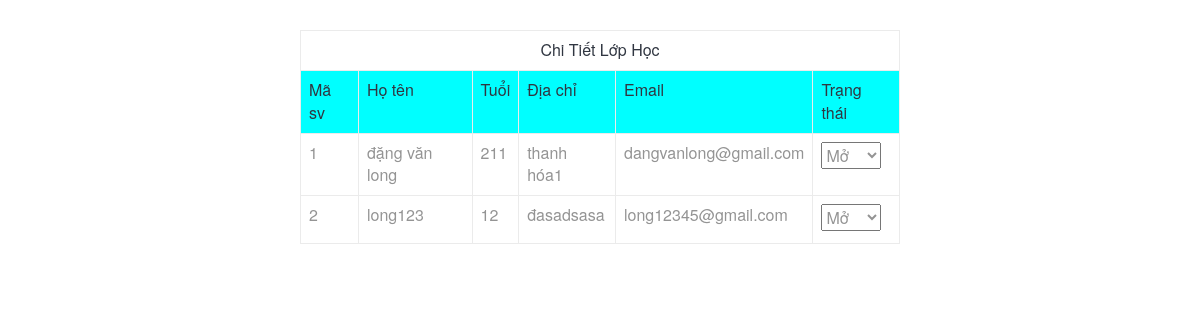
/detail-class?class_id=1 (signed in), run on an earlier commit of the app's database.
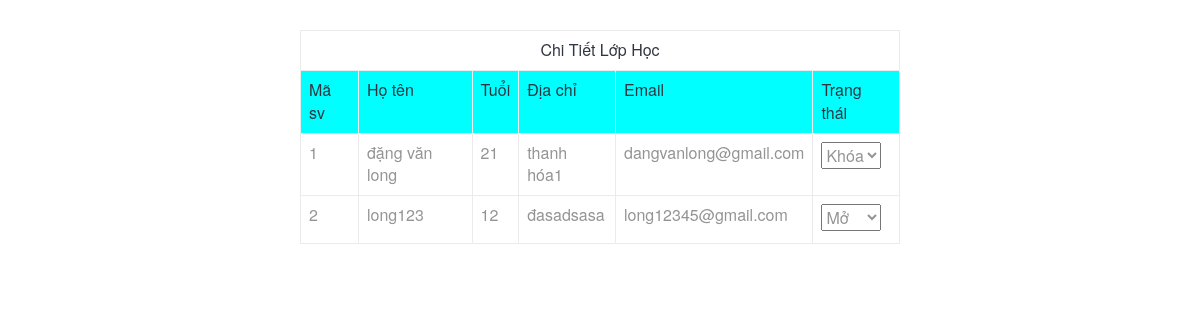
And on a later commit of the database.
### app/models.py (models this page shows, shortened)
class Student(UserMixin,db.Model):
    id = db.Column(db.Integer, primary_key=True)
    name = db.Column(db.String(64), nullable = False)
    age = db.Column(db.Integer, nullable = True)
    address = db.Column(db.String(64), nullable = True)
    email = db.Column(db.String(120), index=True, unique=True, nullable = False)
    password = db.Column(db.String(128), nullable = False)
    active = db.Column(db.Boolean,  default=True)

### app/routes_class.py (the view)
@app.route('/detail-class', methods=['GET'])
@login_required
def detail_class():
    class_id_ = request.args.get("class_id")
    detail_class = Student.query.join(DetailStudent, Student.id==DetailStudent.student_id)\
                .filter(DetailStudent.class_id == class_id_)
    return render_template('detail_class.html',detail_class=detail_class)

### app/models.py (called while the page is built)
@login.user_loader
def loader_id(id):
    return Admin.query.get(int(id))

### app/templates/detail_class.html (shortened to what this page needs)
<html lang="en">
<head>
    <link rel="stylesheet" href="static/js/jquery-ui/css/no-theme/jquery-ui-1.10.3.custom.min.css" id="style-resource-1" />
    <link rel="stylesheet" href="static/css/font-icons/entypo/css/entypo.css" id="style-resource-2" />
    <link rel="stylesheet" href="static/css/bootstrap.css" id="style-resource-4" />
    <link rel="stylesheet" href="static/css/neon-core.css" id="style-resource-5" />
    <link rel="stylesheet" href="static/css/neon-theme.css" id="style-resource-6" />
    <link rel="stylesheet" href="static/css/neon-forms.css" id="style-resource-7" />
    <link rel="stylesheet" href="static/css/custom.css" id="style-resource-8" />
    <link rel="stylesheet" href="static/fontawesome/css/all.css">
</head>
<body>
    <div class="main-content" style="display: flex; margin-top: 30px;">
        <table class="table table-bordered datatable" style="width: 50%; margin: 0 auto;">
            <tr>
                <th colspan="6" style="text-align: center;">Chi Tiết Lớp Học</th>
            </tr>
            <tr style="height: 48px; background-color: aqua;">
                <th>Mã sv</th>
                <th>Họ tên</th>
                <th>Tuổi</th>
                <th>Địa chỉ</th>
                <th>Email</th>
                <th>Trạng thái</th>
            </tr>
            {% for dt in detail_class %}
            <tr style="height: 48px;">
                <td>{{ dt.id }}</td>
                <td>{{ dt.name }}</td>
                <td>{{ dt.age }}</td>
                <td>{{ dt.address }}</td>
                <td>{{ dt.email }}</td>
                <td>
                    <select name="active" id="active">
                {% if dt.active == 1 %}
                    <option value="1" selected>Mở</option>
                {% else %}
                    <option value="0" selected>Khóa</option>
                {% endif %}
                </select>
                </td>
            </tr>
            {% endfor %}
        </table>
    </div>
</body>

What changed in the data, as far as the page shows it:
changed Student "đặng văn long": age "211" → "21"; active "Mở" → "Khóa"
